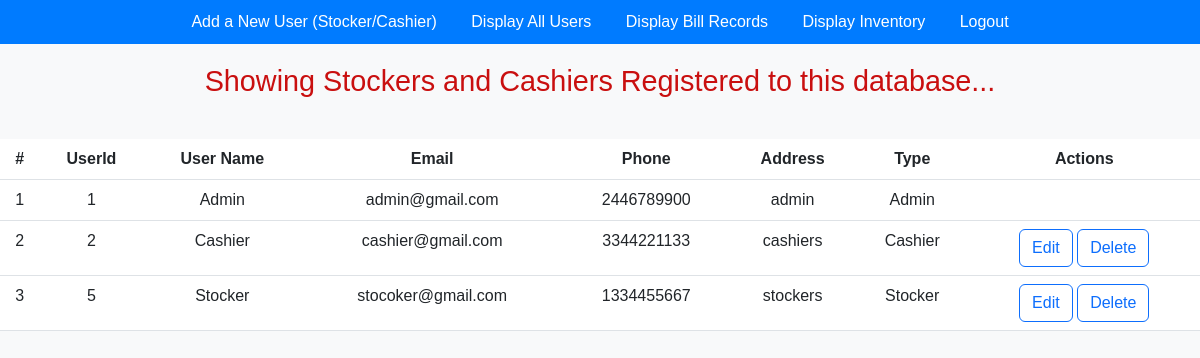
The page /admin/display_user.php on the database its author committed.
### tables this page shows
CREATE TABLE `users` (
  `userid` int(11) NOT NULL,
  `username` varchar(24) NOT NULL,
  `password` varchar(255) NOT NULL,
  `email` varchar(255) NOT NULL,
  `phone` varchar(15) NOT NULL,
  `address` varchar(255) NOT NULL,
  `type` varchar(24) NOT NULL
);

### config.php (called while the page is built, shortened)
<?php
class Database{
    private $host = "localhost";
    private $username = "miniproject";
    private $password = "miniproject123";
    private $dbname = "inventory";
    public function __construct(){
        $this->conn = new mysqli($this->host,$this->username,$this->password,$this->dbname);
    }
}

### admin/admin.php (called while the page is built, shortened)
<?php
require __DIR__.'/../config.php';
class Admin extends Database{
    function displayUsers($type = 'all'){
        if ($type === "all") {
            $sql = "SELECT userid, username, email, phone, address, type FROM users";
        } else {
            $sql = "SELECT userid, username, email, phone, address, type FROM users WHERE type = :type";
        }
        $stmt = $this->conn->prepare($sql);
        $stmt->execute();
        $result = $stmt->get_result();
        $users = [];
        if ($result->num_rows > 0){
            while($row = $result->fetch_assoc()){
                $users[] = $row;
            }
        }
        return $users;
    }
}
$admin = New Admin();

### admin/display_user.php (the view, shortened to what this page needs)
<?php
require "admin.php";
?>
<!DOCTYPE html>
<html lang="en">
<head>
    <link href="https://cdn.jsdelivr.net/npm/bootstrap@5.3.0/dist/css/bootstrap.min.css" rel="stylesheet">
    <link rel="stylesheet" href="Admincss/displaytable.css">
    <link rel="stylesheet" href="Admincss/nav.css">
</head>
<body>
    <nav>
            <a href="add_user.php">Add a New User (Stocker/Cashier)</a>
            <a href="display_user.php">Display All Users</a>
            <a href="display_bills.php">Display Bill Records</a>
            <a href="display_inventory.php">Display Inventory</a>
            <a href="../logout.php">Logout</a>
    </nav>
    <h1>Showing Stockers and Cashiers Registered to this database...</h1>
    <?php
      $users = $admin->displayUsers();
      if(empty($users)){
        echo "<centre><p class='text-centre'><b>No Users</b></p><centre>";
        $disabled = "disabled";
      }else{
        echo '<table border="1">';
            echo '<table class="table table-hover">
            <thead>
              <tr>
                <th scope="col">#</th>
                <th scope="col">UserId</th>
                <th scope="col">User Name</th>
                <th scope="col">Email</th>
                <th scope="col">Phone</th>
                <th scope="col">Address</th>
                <th scope="col">Type</th>
                <th scope="col">Actions</th>
              </tr>
            </thead><tbody>';
            $count = 1;
            foreach($users as $row){
                echo '<tr>';
                  echo '<td>' . $count . '</td>';
                  echo '<td>'.$row["userid"].'</td>';
                  echo '<td>' . $row["username"] . '</td>';
                  echo '<td>' . $row["email"] . '</td>';
                  echo '<td>' . $row["phone"] . '</td>';
                  echo '<td>' . $row["address"] . '</td>';
                  echo '<td>' . $row["type"] . '</td>';
                  echo '<td>';
                  if($row["type"] === "Admin"){
                    echo '</td>';
                  }else{
                    echo '<button class="btn btn-outline-primary" onclick="editUser('.$row["userid"].')">Edit</button> <button class="btn btn-outline-primary" onclick="deleteUser('.$row["userid"].')">Delete</button></td>';
                  }
                  echo '</tr>';
                  $count++;
              }
        }
    ?>
</body>
</html>

### admin/Admincss/displaytable.css (style rules this page uses)
table { width: 80%; margin: 20px auto; border-collapse: collapse; }
th, td { padding: 12px; text-align: center; }
th { background-color: #ec5f5f; }
h1 { text-align: center; margin-top: 20px; font-size: 1.8rem; color: #c90f0f; }

### admin/Admincss/nav.css (style rules this page uses)
body { background-color: #f8f9fa; font-family: Arial, sans-serif; }
nav { background-color: #007bff; padding: 10px; color: white; text-align: center; }
nav a { color: white; margin: 0 15px; text-decoration: none; transition: color 0.3s; }

### rows shown on the page
users: userid "1", username "Admin", email "admin@gmail.com", phone "2446789900", address "admin", type "Admin"
users: userid "2", username "Cashier", email "cashier@gmail.com", phone "3344221133", address "cashiers", type "Cashier"
users: userid "5", username "Stocker", email "stocoker@gmail.com", phone "1334455667", address "stockers", type "Stocker"
